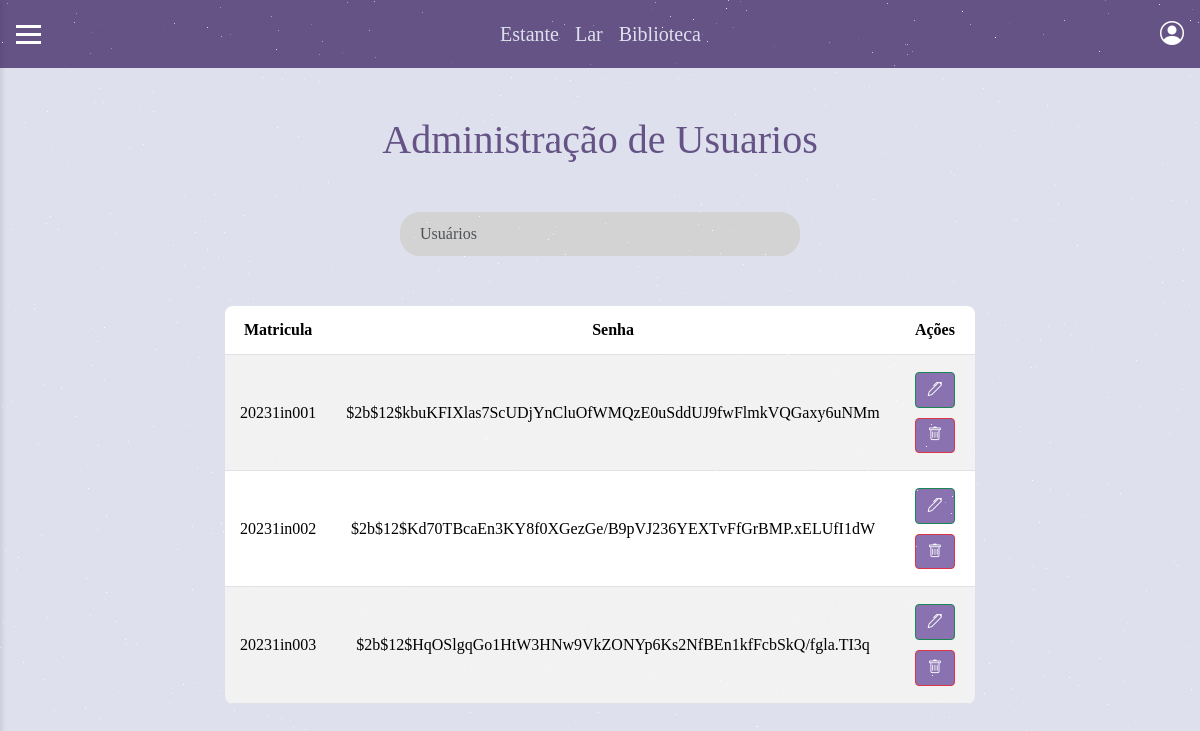
The page /admin/usuarios on the database as committed earlier.
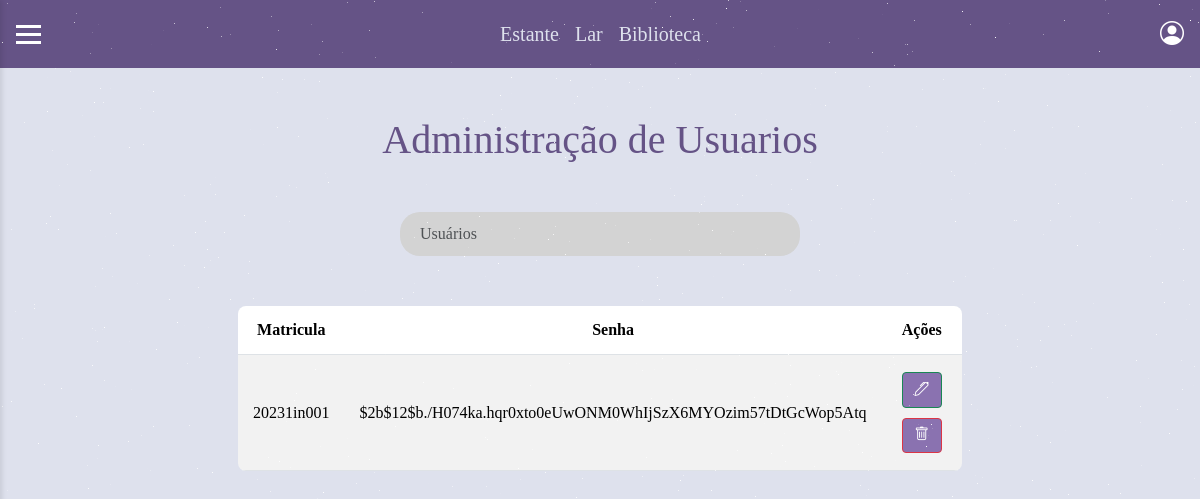
The same page on the database as committed later.
### tables this page shows
CREATE TABLE usuario (
        id INTEGER PRIMARY KEY AUTOINCREMENT,
        matricula TEXT NOT NULL,
        senha TEXT NOT NULL
    );

### routes/admin_router.py (the view)
@router.get("/")
def get_root(request: Request):
    livros = LivroRepo.obter_todos_livro()
    response = templates.TemplateResponse(
        "admin/index.html", {"request": request, "livros": livros})
    return response

### templates/admin/usuarios.html (shortened to what this page needs)
{% extends "base.html" %}
{% block css %}
<link rel="stylesheet" href="/static/css/admin/index/estilo.css">
{% endblock %}
{% block conteudo %}
<div class="titulo">
    <h1>Administração de Usuarios</h1>
</div>
<div class="row">
    <div class="pesquisa">
        <input type="text" class="form-control" placeholder="Usuários">
    </div>
</div>
<table class="table table-striped table-hover table-sm table-usuarios">
    <thead>
        <tr>
            <th>Matricula</th>
            <th>Senha</th>
            <th>Ações</th>
        </tr>
    </thead>
    <tbody>
        {% for u in usuarios %}
        <tr>
            <div class="linha-usuarios">
                <td>{{u.matricula}}</td>
                <td>{{u.senha}}</td>
                <td>
                    <a href="/admin/alterar_usuario/{{u.id}}" class="btn btn-outline-success">
                        <i class="bi bi-pen"></i>
                    </a>
                    <a href="/admin/excluir_usuario/{{u.id}}" class="btn btn-outline-danger">
                        <i class="bi bi-trash"></i>
                    </a>
                </td>
            </div>
        </tr>
        {% endfor %}
    </tbody>
</table>
{% endblock %}

Rows that differ between the two databases and show on the page:
removed usuario: matricula "20231in002", senha "$2b$12$Kd70TBcaEn3KY8f0XGezGe/B9pVJ236YEXTvFfGrBMP.xELUfI1dW"
removed usuario: matricula "20231in003", senha "$2b$12$HqOSlgqGo1HtW3HNw9VkZONYp6Ks2NfBEn1kfFcbSkQ/fgla.TI3q"
changed usuario "20231in001": senha "$2b$12$kbuKFIXlas7ScUDjYnCluOfWMQzE0uSddUJ9fwFlmkVQGaxy6uNMm" → "$2b$12$b./H074ka.hqr0xto0eUwONM0WhIjSzX6MYOzim57tDtGcWop5Atq"
